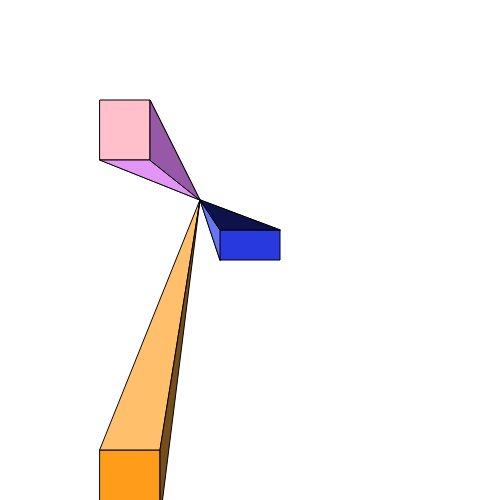
Frame 1 (no input)
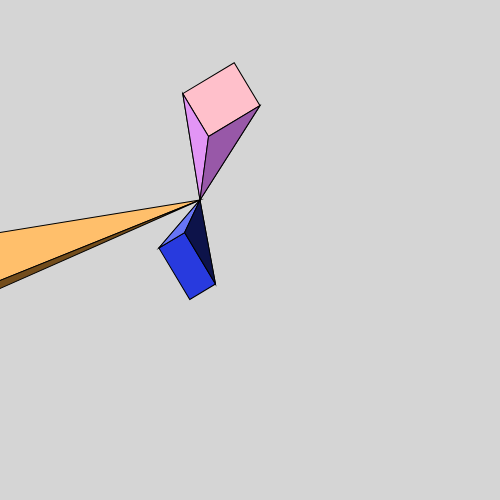
Frame 60 (no input)
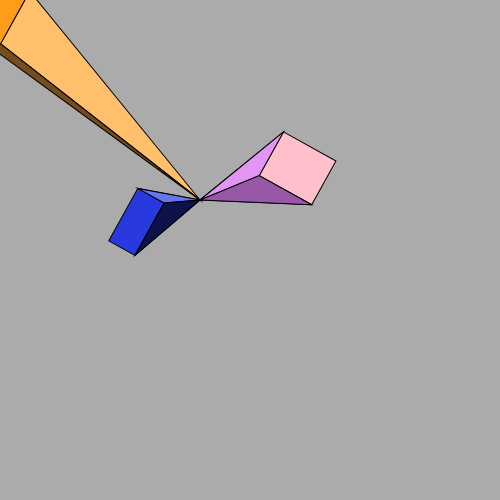
Frame 120 (the mouse pressed at the canvas centre since frame 60)

The p5.js sketch that drew these frames (run headless with seeded random() and noise() and a simulated clock; from frame 60 on, the mouse is pressed at the canvas centre):

// p5.js sketch
// ── sketch.js
let angle = 0;
let flag = true;

function setup() {
  createCanvas(500, 500);
  angleMode(DEGREES); // W/o this it goes quick
}

function draw() {
  
// Color Set 1 {
  let gray = map(angle % 360, 0, 360, 0, 255, true);
  let opposite = map(angle % 360, 0, 360, 255, 0, true);

  if (angle % 360 == 0) {
    flag = !flag;
  }

  if (flag) {
    background(gray);
  } else {
    background(opposite);
  }

// Color Set 1 }

  translate(200, 200);

  rotate(angle);

  // Blue.
  fill("#283ade");
  rect(20, 30, 60, 30);
  line(0, 0, 20, 30); //Point 1
  line(0, 0, 80, 30); // 80 = 20 + 60
  line(0, 0, 20, 60); // 60 = 30 + 30
  // This line is occluded so commented out.
  //line(0, 0, 80, 60); // Point 2 + 3 kinda
  fill("#6775f5");
  triangle(0, 0, 20, 30, 20, 60);
  fill("#0d134a");
  triangle(0, 0, 20, 30, 80, 30);

  fill("pink");
  rect(-100, -100, 50, 60);
  // This line is occluded so commented out.
  //line(0, 0, -100, -100);
  line(0, 0, -50, -100);
  line(0, 0, -100, -40);
  line(0, 0, -50, -40);
  fill("#e295f5");
  triangle(0, 0, -50, -40, -100, -40);
  fill("#9858a8");
  triangle(0, 0, -50, -100, -50, -40);

  // Orange.
  fill("#ff9c19");
  rect(-100, 250, 60, 70);
  fill("#ffbf6b");
  triangle(0, 0, -40, 250, -100, 250);
  fill("#734d1c")
  triangle(0, 0, -40, 320, -40, 250);

  angle += 1;
}
